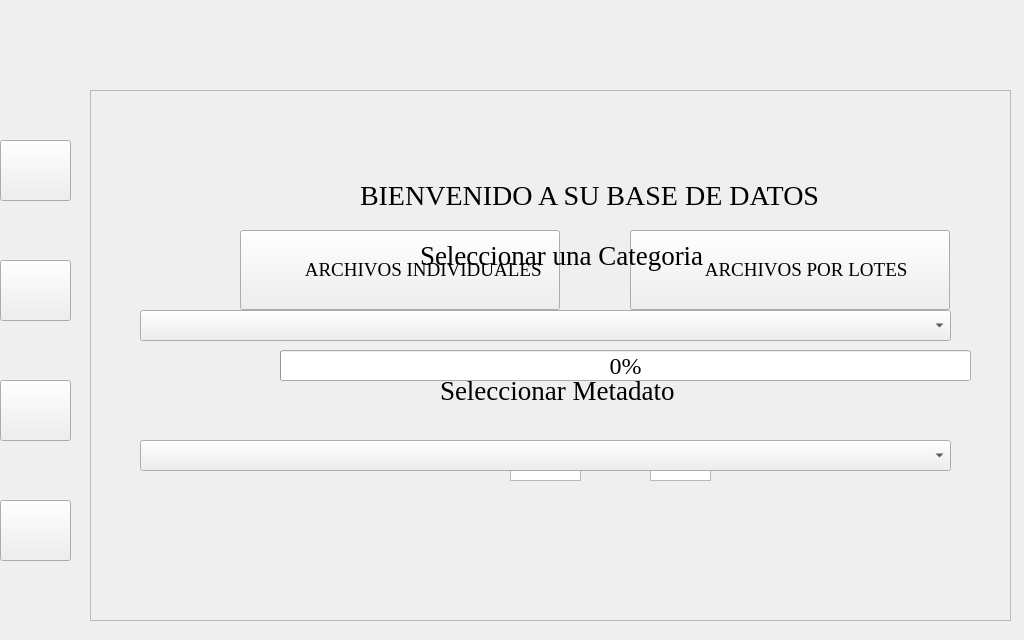
<?xml version="1.0" encoding="UTF-8"?>
<ui version="4.0">
 <class>MainWindow</class>
 <widget class="QMainWindow" name="MainWindow">
  <property name="geometry">
   <rect>
    <x>0</x>
    <y>0</y>
    <width>1024</width>
    <height>640</height>
   </rect>
  </property>
  <property name="minimumSize">
   <size>
    <width>1024</width>
    <height>640</height>
   </size>
  </property>
  <property name="maximumSize">
   <size>
    <width>1024</width>
    <height>640</height>
   </size>
  </property>
  <property name="windowTitle">
   <string>MainWindow</string>
  </property>
  <property name="styleSheet">
   <string notr="true">border-image: url(:/fondo/Imagenes/ventana_backgroudn_backgroudn.png);</string>
  </property>
  <widget class="QWidget" name="centralwidget">
   <widget class="QPushButton" name="boton4">
    <property name="geometry">
     <rect>
      <x>0</x>
      <y>380</y>
      <width>71</width>
      <height>61</height>
     </rect>
    </property>
    <property name="styleSheet">
     <string notr="true">border-image: url(:/btn4/Imagenes/metadatos-12.png);</string>
    </property>
    <property name="text">
     <string/>
    </property>
   </widget>
   <widget class="QPushButton" name="boton5">
    <property name="geometry">
     <rect>
      <x>0</x>
      <y>500</y>
      <width>71</width>
      <height>61</height>
     </rect>
    </property>
    <property name="styleSheet">
     <string notr="true">border-image: url(:/btn5/Imagenes/database-12.png);</string>
    </property>
    <property name="text">
     <string/>
    </property>
   </widget>
   <widget class="QFrame" name="frame">
    <property name="geometry">
     <rect>
      <x>90</x>
      <y>90</y>
      <width>921</width>
      <height>531</height>
     </rect>
    </property>
    <property name="styleSheet">
     <string notr="true">border-image: url(:/Fondoes1/Imagenes/newinterface_backgroudn.png);</string>
    </property>
    <property name="frameShape">
     <enum>QFrame::StyledPanel</enum>
    </property>
    <property name="frameShadow">
     <enum>QFrame::Raised</enum>
    </property>
    <widget class="QPushButton" name="boton7">
     <property name="geometry">
      <rect>
       <x>150</x>
       <y>140</y>
       <width>320</width>
       <height>80</height>
      </rect>
     </property>
     <property name="font">
      <font>
       <family>Times New Roman</family>
       <pointsize>14</pointsize>
       <weight>50</weight>
       <bold>false</bold>
      </font>
     </property>
     <property name="whatsThis">
      <string>&lt;html&gt;&lt;head/&gt;&lt;body&gt;&lt;p&gt;&lt;span style=&quot; color:#ffffff;&quot;&gt;ARCHIVOS INDIVIDUALES&lt;/span&gt;&lt;/p&gt;&lt;/body&gt;&lt;/html&gt;</string>
     </property>
     <property name="styleSheet">
      <string notr="true">border-image: url(:/btn7/Imagenes/Btn_Extraer_Individual_Pressed-02.png);</string>
     </property>
     <property name="text">
      <string>          ARCHIVOS INDIVIDUALES</string>
     </property>
    </widget>
    <widget class="QPushButton" name="boton8">
     <property name="geometry">
      <rect>
       <x>540</x>
       <y>140</y>
       <width>320</width>
       <height>80</height>
      </rect>
     </property>
     <property name="font">
      <font>
       <family>Times New Roman</family>
       <pointsize>14</pointsize>
      </font>
     </property>
     <property name="styleSheet">
      <string notr="true">border-image: url(:/btn8/Imagenes/Btn_Extraer_Lote_Pressed-02.png);</string>
     </property>
     <property name="text">
      <string>       ARCHIVOS POR LOTES</string>
     </property>
    </widget>
    <widget class="QProgressBar" name="progreso">
     <property name="geometry">
      <rect>
       <x>190</x>
       <y>260</y>
       <width>691</width>
       <height>31</height>
      </rect>
     </property>
     <property name="font">
      <font>
       <family>Times New Roman</family>
       <pointsize>18</pointsize>
      </font>
     </property>
     <property name="whatsThis">
      <string>&lt;html&gt;&lt;head/&gt;&lt;body&gt;&lt;p align=&quot;center&quot;&gt;&lt;br/&gt;&lt;/p&gt;&lt;/body&gt;&lt;/html&gt;</string>
     </property>
     <property name="styleSheet">
      <string notr="true"/>
     </property>
     <property name="value">
      <number>0</number>
     </property>
    </widget>
    <widget class="QTextEdit" name="val1">
     <property name="geometry">
      <rect>
       <x>420</x>
       <y>350</y>
       <width>71</width>
       <height>41</height>
      </rect>
     </property>
     <property name="font">
      <font>
       <family>Times New Roman</family>
       <pointsize>20</pointsize>
      </font>
     </property>
     <property name="styleSheet">
      <string notr="true"/>
     </property>
    </widget>
    <widget class="QTextEdit" name="val2">
     <property name="geometry">
      <rect>
       <x>560</x>
       <y>350</y>
       <width>61</width>
       <height>41</height>
      </rect>
     </property>
     <property name="font">
      <font>
       <family>Times New Roman</family>
       <pointsize>20</pointsize>
      </font>
     </property>
     <property name="styleSheet">
      <string notr="true"/>
     </property>
    </widget>
    <widget class="QLabel" name="label">
     <property name="geometry">
      <rect>
       <x>500</x>
       <y>360</y>
       <width>41</width>
       <height>21</height>
      </rect>
     </property>
     <property name="font">
      <font>
       <family>Times New Roman</family>
       <pointsize>20</pointsize>
      </font>
     </property>
     <property name="text">
      <string>DE</string>
     </property>
    </widget>
    <widget class="QFrame" name="frame_2">
     <property name="geometry">
      <rect>
       <x>0</x>
       <y>0</y>
       <width>921</width>
       <height>541</height>
      </rect>
     </property>
     <property name="styleSheet">
      <string notr="true">background-image: url(:/Fondoes1/Imagenes/newinterface_backgroudn.png);</string>
     </property>
     <property name="frameShape">
      <enum>QFrame::StyledPanel</enum>
     </property>
     <property name="frameShadow">
      <enum>QFrame::Raised</enum>
     </property>
     <widget class="QLabel" name="label_2">
      <property name="geometry">
       <rect>
        <x>330</x>
        <y>150</y>
        <width>301</width>
        <height>31</height>
       </rect>
      </property>
      <property name="font">
       <font>
        <family>Times New Roman</family>
        <pointsize>20</pointsize>
       </font>
      </property>
      <property name="text">
       <string>Seleccionar una Categoria</string>
      </property>
     </widget>
     <widget class="QComboBox" name="metadatos1">
      <property name="geometry">
       <rect>
        <x>50</x>
        <y>220</y>
        <width>811</width>
        <height>31</height>
       </rect>
      </property>
      <property name="font">
       <font>
        <family>Times New Roman</family>
        <pointsize>15</pointsize>
       </font>
      </property>
      <property name="styleSheet">
       <string notr="true">border-image: url(:/fondoblanco/fondoblanco.png);</string>
      </property>
     </widget>
     <widget class="QComboBox" name="metadatos3">
      <property name="geometry">
       <rect>
        <x>50</x>
        <y>350</y>
        <width>811</width>
        <height>31</height>
       </rect>
      </property>
      <property name="font">
       <font>
        <family>Times New Roman</family>
        <pointsize>16</pointsize>
       </font>
      </property>
      <property name="styleSheet">
       <string notr="true">border-image: url(:/fondoblanco/fondoblanco.png);</string>
      </property>
     </widget>
     <widget class="QLabel" name="label_5">
      <property name="geometry">
       <rect>
        <x>350</x>
        <y>290</y>
        <width>271</width>
        <height>21</height>
       </rect>
      </property>
      <property name="font">
       <font>
        <family>Times New Roman</family>
        <pointsize>20</pointsize>
       </font>
      </property>
      <property name="text">
       <string>Seleccionar Metadato</string>
      </property>
     </widget>
     <widget class="QLabel" name="label_4">
      <property name="geometry">
       <rect>
        <x>270</x>
        <y>90</y>
        <width>481</width>
        <height>31</height>
       </rect>
      </property>
      <property name="font">
       <font>
        <family>Times New Roman</family>
        <pointsize>21</pointsize>
       </font>
      </property>
      <property name="text">
       <string>BIENVENIDO A SU BASE DE DATOS</string>
      </property>
     </widget>
     <widget class="QFrame" name="frame_3">
      <property name="geometry">
       <rect>
        <x>0</x>
        <y>0</y>
        <width>921</width>
        <height>541</height>
       </rect>
      </property>
      <property name="styleSheet">
       <string notr="true">border-image: url(:/veninicio/Imagenes/vnew_backgroudn.png);</string>
      </property>
      <property name="frameShape">
       <enum>QFrame::StyledPanel</enum>
      </property>
      <property name="frameShadow">
       <enum>QFrame::Raised</enum>
      </property>
     </widget>
    </widget>
   </widget>
   <widget class="QPushButton" name="boton3">
    <property name="geometry">
     <rect>
      <x>0</x>
      <y>140</y>
      <width>71</width>
      <height>61</height>
     </rect>
    </property>
    <property name="styleSheet">
     <string notr="true">border-image: url(:/btn2/Imagenes/BtnExcel-12.png);</string>
    </property>
    <property name="text">
     <string/>
    </property>
   </widget>
   <widget class="QPushButton" name="boton2">
    <property name="geometry">
     <rect>
      <x>0</x>
      <y>260</y>
      <width>71</width>
      <height>61</height>
     </rect>
    </property>
    <property name="styleSheet">
     <string notr="true">border-image: url(:/btn3/Imagenes/cargararchivoz-12.png);</string>
    </property>
    <property name="text">
     <string/>
    </property>
   </widget>
  </widget>
 </widget>
 <resources>
  <include location="fondo.qrc"/>
 </resources>
 <connections/>
</ui>
